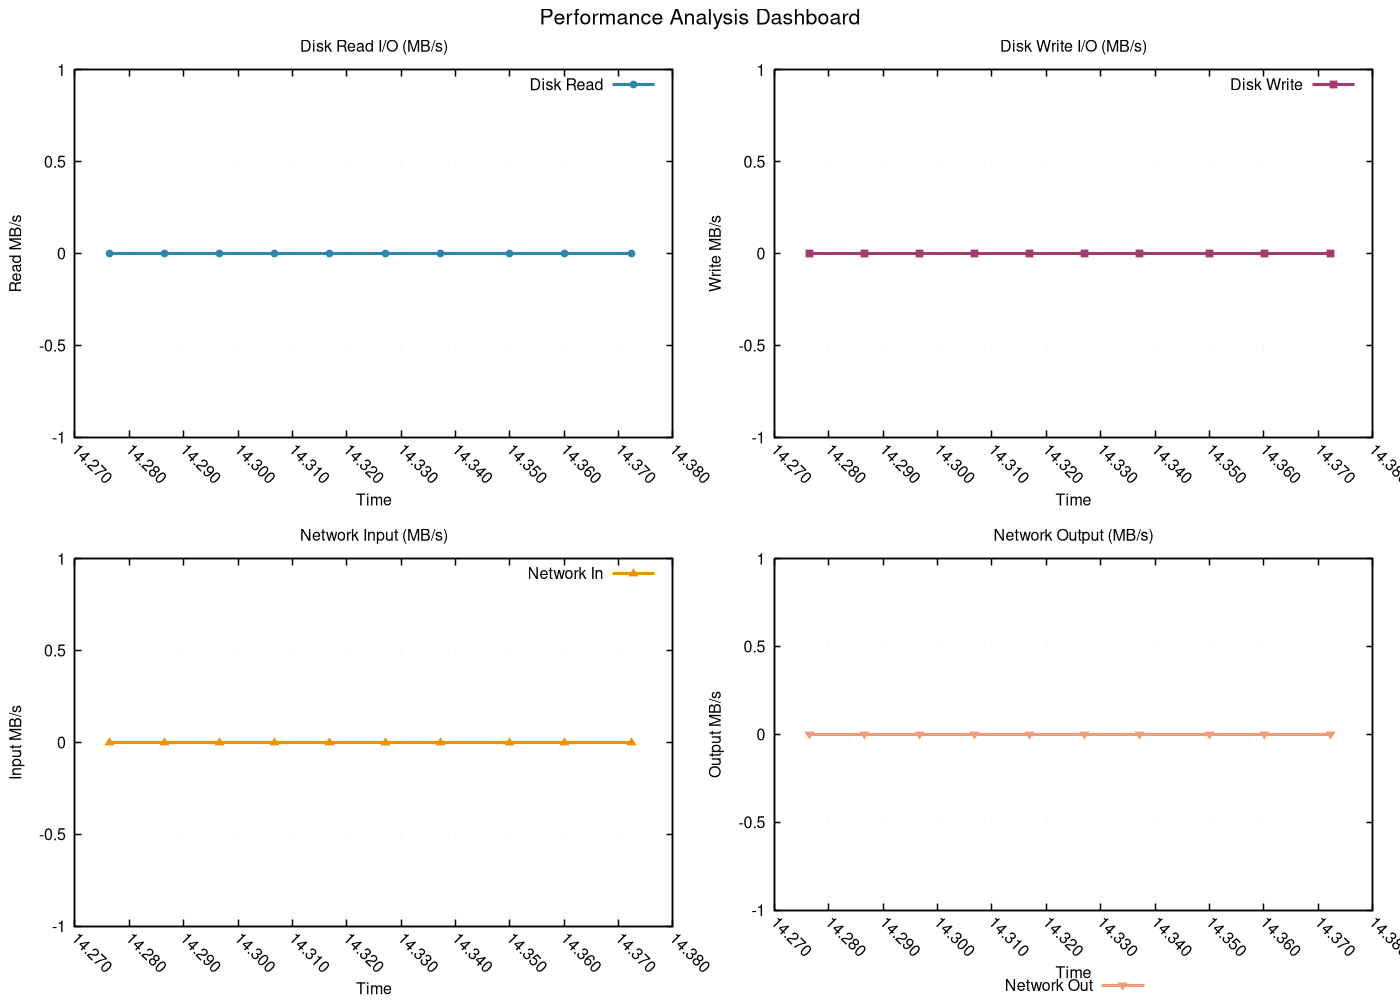

Write the gnuplot code that produced this figure.
# GNUplot script for performance metrics
set terminal pngcairo enhanced font 'Helvetica,12' size 1400,1000
set output 'png/bubble_sort_20260131_225122_resources.png'

set multiplot layout 2,2 title 'Performance Analysis Dashboard' font 'Helvetica,16'
set style line 1 lc rgb '#2E86AB' lt 1 lw 3 pt 7 ps 0.8
set style line 2 lc rgb '#A23B72' lt 1 lw 3 pt 5 ps 0.8
set style line 3 lc rgb '#F18F01' lt 1 lw 3 pt 9 ps 0.8
set style line 4 lc rgb '#F19C79' lt 1 lw 3 pt 11 ps 0.8
set style line 5 lc rgb '#0ABB9F' lt 1 lw 3 pt 13 ps 0.8

set format x "%.3f"
set xtics rotate by -45
set autoscale x

set title 'Disk Read I/O (MB/s)'
set xlabel 'Time'
set ylabel 'Read MB/s'
set grid linestyle 1 lc rgb '#D3D3D3' lt 0 lw 1
set border linewidth 1.5
plot 'png/bubble_sort_20260131_225122_resources.dat' using 1:4 with linespoints ls 1 title 'Disk Read'
set title 'Disk Write I/O (MB/s)'
set xlabel 'Time'
set ylabel 'Write MB/s'
set grid linestyle 1 lc rgb '#D3D3D3' lt 0 lw 1
set border linewidth 1.5
plot 'png/bubble_sort_20260131_225122_resources.dat' using 1:5 with linespoints ls 2 title 'Disk Write'
set title 'Network Input (MB/s)'
set xlabel 'Time'
set ylabel 'Input MB/s'
set grid linestyle 1 lc rgb '#D3D3D3' lt 0 lw 1
set border linewidth 1.5
plot 'png/bubble_sort_20260131_225122_resources.dat' using 1:6 with linespoints ls 3 title 'Network In'
set title 'Network Output (MB/s)'
set xlabel 'Time'
set ylabel 'Output MB/s'
set grid linestyle 1 lc rgb '#D3D3D3' lt 0 lw 1
set border linewidth 1.5
set key outside center bottom horizontal
plot 'png/bubble_sort_20260131_225122_resources.dat' using 1:7 with linespoints ls 4 title 'Network Out'
unset multiplot
